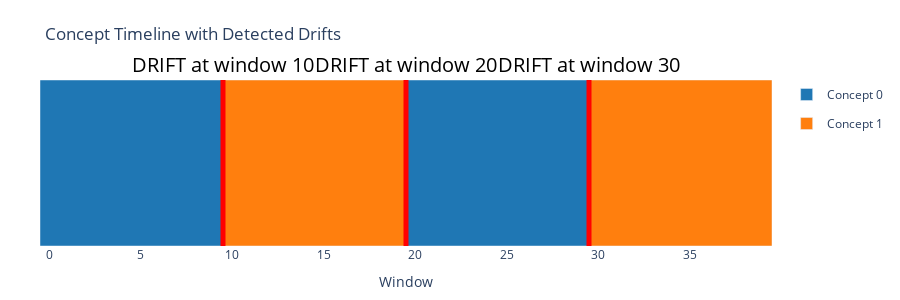

Notebook cell for this chart:
### Markdown cell above
## 7. Visualize Cluster Timeline

### Code cell
# Plot interactive cluster timeline showing concept changes over time
plot_cluster_timeline(labels, drift_locations=drift_locations, 
                     title="Concept Timeline with Detected Drifts")

### Figure 1 — Plotly figure (JSON) as saved in the notebook; plotly's stock layout.template omitted (floating-point values rounded to 4 significant figures)
{"data": [{"hovertemplate": "Windows 0-9<br>Concept 0<extra></extra>", "legendgroup": "0", "marker": {"color": "#1f77b4"}, "name": "Concept 0", "showlegend": true, "type": "bar", "width": [10], "x": [4.5], "y": [1]}, {"hovertemplate": "Windows 10-19<br>Concept 1<extra></extra>", "legendgroup": "1", "marker": {"color": "#ff7f0e"}, "name": "Concept 1", "showlegend": true, "type": "bar", "width": [10], "x": [14.5], "y": [1]}, {"hovertemplate": "Windows 20-29<br>Concept 0<extra></extra>", "legendgroup": "0", "marker": {"color": "#1f77b4"}, "name": "Concept 0", "showlegend": false, "type": "bar", "width": [10], "x": [24.5], "y": [1]}, {"hovertemplate": "Windows 30-39<br>Concept 1<extra></extra>", "legendgroup": "1", "marker": {"color": "#ff7f0e"}, "name": "Concept 1", "showlegend": false, "type": "bar", "width": [10], "x": [34.5], "y": [1]}], "layout": {"annotations": [{"font": {"color": "black", "size": 20}, "showarrow": false, "text": "DRIFT at window 10", "x": 9.5, "y": 1, "yanchor": "bottom", "yref": "paper"}, {"font": {"color": "black", "size": 20}, "showarrow": false, "text": "DRIFT at window 20", "x": 19.5, "y": 1, "yanchor": "bottom", "yref": "paper"}, {"font": {"color": "black", "size": 20}, "showarrow": false, "text": "DRIFT at window 30", "x": 29.5, "y": 1, "yanchor": "bottom", "yref": "paper"}], "bargap": 0, "barmode": "overlay", "height": 300, "margin": {"b": 40, "l": 40, "r": 40, "t": 80}, "plot_bgcolor": "white", "shapes": [{"line": {"color": "red", "width": 5}, "type": "line", "x0": 9.5, "x1": 9.5, "y0": 0, "y1": 1, "yref": "y"}, {"line": {"color": "red", "width": 5}, "type": "line", "x0": 19.5, "x1": 19.5, "y0": 0, "y1": 1, "yref": "y"}, {"line": {"color": "red", "width": 5}, "type": "line", "x0": 29.5, "x1": 29.5, "y0": 0, "y1": 1, "yref": "y"}], "showlegend": true, "title": {"text": "Concept Timeline with Detected Drifts"}, "xaxis": {"range": [-0.5, 39.5], "title": {"text": "Window"}}, "yaxis": {"range": [0, 1], "showticklabels": false, "title": {"text": ""}}}}
